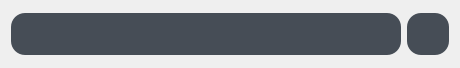
<?xml version="1.0" encoding="UTF-8"?>
<ui version="4.0">
 <class>widget_input</class>
 <widget class="QWidget" name="widget_input">
  <property name="geometry">
   <rect>
    <x>0</x>
    <y>0</y>
    <width>460</width>
    <height>68</height>
   </rect>
  </property>
  <property name="windowTitle">
   <string>Form</string>
  </property>
  <property name="styleSheet">
   <string notr="true">border-radius:14px;</string>
  </property>
  <layout class="QHBoxLayout" name="horizontalLayout">
   <item>
    <widget class="QTextEdit" name="textEdit">
     <property name="maximumSize">
      <size>
       <width>16777215</width>
       <height>42</height>
      </size>
     </property>
     <property name="font">
      <font>
       <pointsize>12</pointsize>
      </font>
     </property>
     <property name="styleSheet">
      <string notr="true">background-color:rgb(70, 77, 86);
padding:4px;
</string>
     </property>
    </widget>
   </item>
   <item>
    <widget class="QPushButton" name="pushButton">
     <property name="minimumSize">
      <size>
       <width>42</width>
       <height>42</height>
      </size>
     </property>
     <property name="cursor">
      <cursorShape>PointingHandCursor</cursorShape>
     </property>
     <property name="toolTip">
      <string>&lt;html&gt;&lt;head/&gt;&lt;body&gt;&lt;p align=&quot;center&quot;&gt;Exir&lt;/p&gt;&lt;/body&gt;&lt;/html&gt;</string>
     </property>
     <property name="styleSheet">
      <string notr="true">background-color:rgb(70, 77, 86);

</string>
     </property>
     <property name="text">
      <string/>
     </property>
     <property name="icon">
      <iconset>
       <normaloff>icon/exit.svg</normaloff>icon/exit.svg</iconset>
     </property>
     <property name="iconSize">
      <size>
       <width>26</width>
       <height>26</height>
      </size>
     </property>
    </widget>
   </item>
  </layout>
 </widget>
 <resources/>
 <connections/>
</ui>
